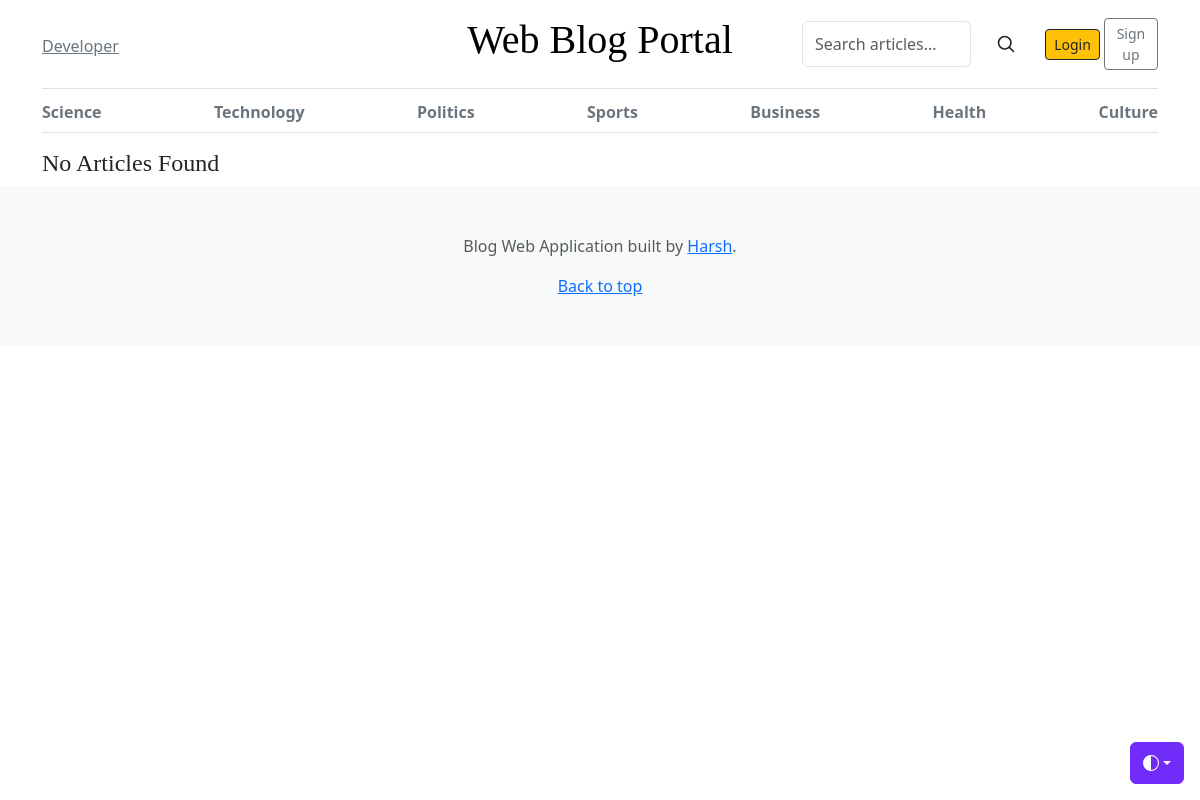
The app's page /blog/search/ with its own data.
### blogs/models.py (models this page shows, shortened)
class Category(models.Model):
    category_name = models.CharField(max_length=50, unique=True)
    created_at = models.DateTimeField(auto_now_add=True)
    updated_at = models.DateTimeField(auto_now=True)
    class Meta:
        verbose_name_plural = 'Categories'

### blogs/views.py (the view)
# urls.py: path('blog/search/',blogviews.search, name='search' ),
def search(request):
    keyword = request.GET.get('keyword','')
    results = Blogs.objects.filter(title__icontains=keyword) if keyword else []
    context = {
        'posts':results,
    }
    return render(request,'blogs/blog_list.html',context)

### blogs/context_processors.py (called while the page is built)
def get_category(request):
    categories = Category.objects.all()
    return dict(categories=categories)

### dashboard/context_processors.py (called while the page is built)
def is_admin_user(request):
    return {'is_admin': request.user.groups.filter(name='Admin').exists() if request.user.is_authenticated else False}

### templates/blogs/blog_list.html (shortened to what this page needs)
{% extends 'base/base.html'%}
{%block 'content'%}
    <main class="container">
        {% if not posts %}
            <h4>No Articles Found</h4>
        {% endif %}
    </main>
{%endblock 'content'%}

### templates/base/base.html (shortened to what this page needs)
{% include './header.html'%}
{% block nav %}
    <div class="container">
    <div class="nav-scroller py-1 mb-3 border-bottom">
        <nav class="nav nav-underline justify-content-between">
            {% for category in categories%}
            <a class="nav-item nav-link {% if active_category.id == category.id%}link-warning fw-bold{% endif %} active link-secondary font-weight-normal" href="{% url 'posts_by_category' category.id %}">{{category.category_name}}</a>
            {% endfor %}
        </nav>
    </div>
    </div>
{% endblock nav %}
{% block 'content'%}{%endblock 'content'%}
{% include './footer.html'%}

### static/css/blog.css (style rules this page uses)
h1, h2, h3, h4, h5, h6 { font-family: "Playfair Display", Georgia, "Times New Roman", serif; }

### static/css/blog.rtl.css (style rules this page uses)
h1, h2, h3, h4, h5, h6 { font-family: Amiri, Georgia, "Times New Roman", serif; }

### templates/base/header.html (style rules this page uses)
.nav-scroller { position: relative; z-index: 2; height: 2.75rem; overflow-y: hidden }
.nav-scroller .nav { display: flex; flex-wrap: nowrap; padding-bottom: 1rem; margin-top: -1px; overflow-x: auto; text-align: center; white-space: nowrap; -webkit-overflow-scrolling: touch }

### records on screen
Category: category_name "Science"
Category: category_name "Technology"
Category: category_name "Politics"
Category: category_name "Sports"
Category: category_name "Business"
Category: category_name "Health"
Category: category_name "Culture"
